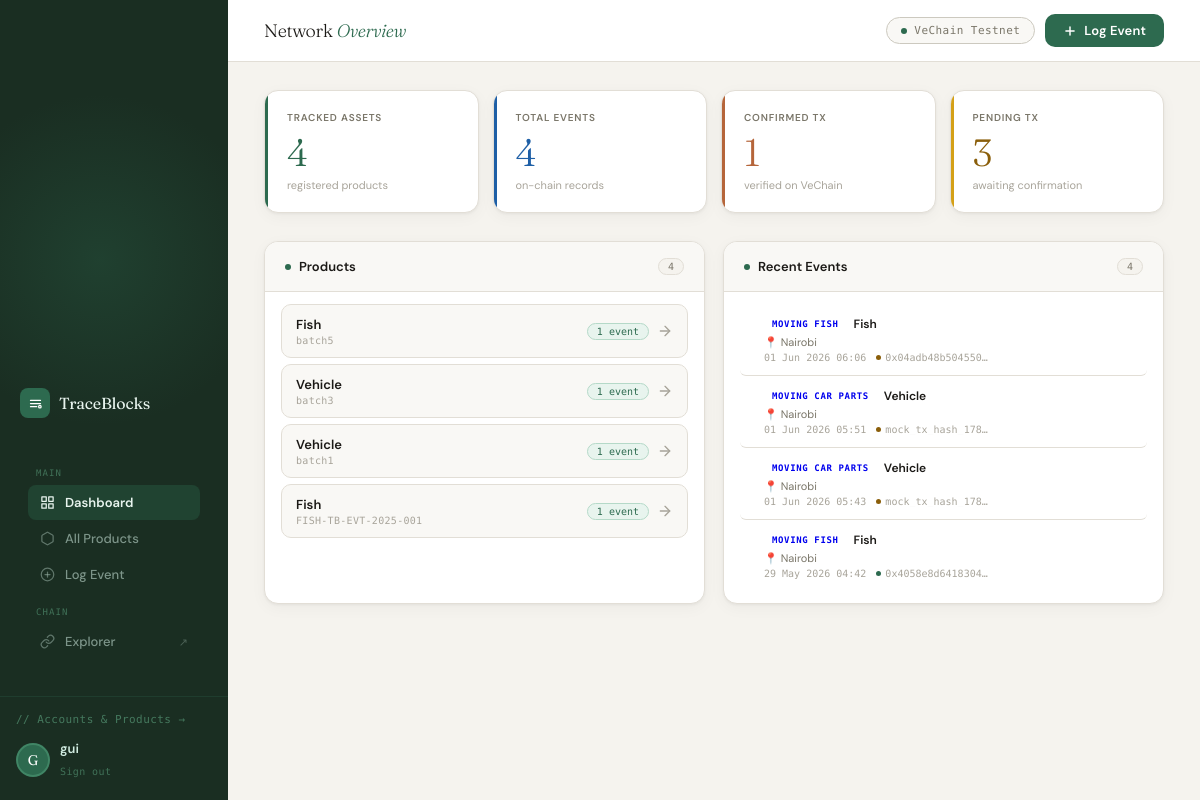
The app's page /interface/ (signed in) with its own data.
### tracker/models.py (models this page shows, shortened)
class Product(models.Model):
    name         = models.CharField(max_length=200)
    sku          = models.CharField(max_length=100, unique=True)
    description  = models.TextField(blank=True)
    manufacturer = models.CharField(max_length=200)
    created_at   = models.DateTimeField(auto_now_add=True)

class TrackingEvent(models.Model):
    STATUS_CHOICES = [
        ("manufactured",     "Manufactured"),
        ("shipped",          "Shipped"),
        ("in_transit",       "In Transit"),
        ("at_hub",           "At Hub"),
        ("out_for_delivery", "Out for Delivery"),
        ("delivered",        "Delivered"),
        ("handover",         "Handover"),
    ]
    product   = models.ForeignKey(Product, on_delete=models.CASCADE, related_name="events")
    status    = models.CharField(max_length=50, choices=STATUS_CHOICES)
    location  = models.CharField(max_length=200)
    notes     = models.TextField(blank=True)
    timestamp = models.DateTimeField(auto_now_add=True)
    tx_id     = models.CharField(max_length=100, blank=True, db_index=True)
    tx_status = models.CharField(max_length=20, default="pending")
    latitude  = models.FloatField(null=True, blank=True)
    longitude = models.FloatField(null=True, blank=True)
    goods_name      = models.CharField(max_length=200, blank=True)
    goods_category  = models.CharField(max_length=100, blank=True)
    quantity        = models.CharField(max_length=50,  blank=True)
    unit_of_measure = models.CharField(max_length=50,  blank=True)
    batch_number    = models.CharField(max_length=100, blank=True)
    goods_condition = models.CharField(max_length=50,  blank=True)
    cold_chain      = models.BooleanField(default=False)
    hazardous       = models.BooleanField(default=False)
    dispatcher_name      = models.CharField(max_length=200, blank=True)
    dispatcher_role      = models.CharField(max_length=200, blank=True)
    dispatcher_signature = models.CharField(max_length=200, blank=True)
    dispatcher_date      = models.CharField(max_length=50,  blank=True)
    recipient_name      = models.CharField(max_length=200, blank=True)
    recipient_role      = models.CharField(max_length=200, blank=True)
    recipient_signature = models.CharField(max_length=200, blank=True)
    recipient_date      = models.CharField(max_length=50,  blank=True)
    carrier_name         = models.CharField(max_length=200, blank=True)
    transport_mode       = models.CharField(max_length=100, blank=True)
    tracking_number      = models.CharField(max_length=100, blank=True)
    destination_location = models.CharField(max_length=200, blank=True)
    vehicle_plate        = models.CharField(max_length=50,  blank=True)
    driver_name          = models.CharField(max_length=200, blank=True)
    insurance_covered    = models.BooleanField(default=False)
    customs_cleared      = models.BooleanField(default=False)
    qty_dispatched       = models.CharField(max_length=50, blank=True)
    qty_received         = models.CharField(max_length=50, blank=True)
    qty_discrepancy_note = models.TextField(blank=True)
    outgoing_transporter = models.CharField(max_length=200, blank=True)
    incoming_transporter = models.CharField(max_length=200, blank=True)
    handover_location    = models.CharField(max_length=200, blank=True)
    handover_datetime    = models.CharField(max_length=50,  blank=True)
    class Meta:
        ordering = ["-timestamp"]

### tracker/views.py (the view)
# urls.py: path("interface/",views.interface_view,   name="interface"),
@login_required
def interface_view(request):
    products      = Product.objects.prefetch_related("events").order_by("-created_at")
    recent_events = TrackingEvent.objects.select_related("product").order_by("-timestamp")[:20]
    return render(request, "interface.html", {
        "products":       products,
        "recent_events":  recent_events,
        "total_products": products.count(),
        "total_events":   TrackingEvent.objects.count(),
        "pending_tx":     TrackingEvent.objects.filter(tx_status="pending").count(),
        "confirmed_tx":   TrackingEvent.objects.filter(tx_status="confirmed").count(),
    })

### tracker/templates/interface.html (shortened to what this page needs)
{% load static %}
<!DOCTYPE html>
<html lang="en">
<head>
</head>
<body>
<div style="display:flex;width:100%;">
  <aside class="sidebar">
    <div class="sidebar-glow"></div>
    <div class="sidebar-top">
      <a href="/" class="logo">
        <div class="logo-mark">
          <svg viewBox="0 0 24 24"><path d="M4 7h16M4 12h16M4 17h10"/><circle cx="19" cy="17" r="2"/></svg>
        </div>
        <span class="logo-name">TraceBlocks</span>
      </a>
      <div class="nav-menu">
        <div class="nav-section-label">Main</div>
        <a href="{% url 'interface' %}" class="nav-item active">
          <svg viewBox="0 0 24 24"><rect x="3" y="3" width="7" height="7"/><rect x="14" y="3" width="7" height="7"/><rect x="3" y="14" width="7" height="7"/><rect x="14" y="14" width="7" height="7"/></svg>
          Dashboard
        </a>
        <a href="{% url 'profile' %}" class="nav-item">
          <svg viewBox="0 0 24 24"><path d="M21 16V8a2 2 0 0 0-1-1.73l-7-4a2 2 0 0 0-2 0l-7 4A2 2 0 0 0 3 8v8a2 2 0 0 0 1 1.73l7 4a2 2 0 0 0 2 0l7-4A2 2 0 0 0 21 16z"/></svg>
          All Products
        </a>
        <a href="{% url 'events' %}" class="nav-item">
          <svg viewBox="0 0 24 24"><circle cx="12" cy="12" r="10"/><line x1="12" y1="8" x2="12" y2="16"/><line x1="8" y1="12" x2="16" y2="12"/></svg>
          Log Event
        </a>
        <div class="nav-section-label">Chain</div>
        <a href="https://insight.vecha.in/#/test/" target="_blank" class="nav-item">
          <svg viewBox="0 0 24 24"><path d="M10 13a5 5 0 0 0 7.54.54l3-3a5 5 0 0 0-7.07-7.07l-1.72 1.71"/><path d="M14 11a5 5 0 0 0-7.54-.54l-3 3a5 5 0 0 0 7.07 7.07l1.71-1.71"/></svg>
          Explorer
          <span class="nav-ext">↗</span>
        </a>
      </div>
    </div>
    <div class="sidebar-footer">
      <a href="{% url 'profile' %}" class="accounts-link">// Accounts &amp; Products →</a>
      <div class="user-row">
        <div class="user-avatar" id="avatar-initials">U</div>
        <div class="user-info">
          <span id="display-username">{{ request.user.username|default:"User" }}</span>
          <form method="post" action="{% url 'logout' %}" style="margin:0">
            <button type="submit" class="logout-btn">Sign out</button>
          </form>
        </div>
      </div>
    </div>
  </aside>
  <main class="main-content">
    <header class="topbar">
      <h1 class="topbar-title">Network <em>Overview</em></h1>
      <div class="topbar-right">
        <div class="network-badge">
          <div class="net-dot"></div>
          VeChain Testnet
        </div>
        <a href="{% url 'events' %}" class="btn-log-event">
          <svg viewBox="0 0 24 24"><line x1="12" y1="5" x2="12" y2="19"/><line x1="5" y1="12" x2="19" y2="12"/></svg>
          Log Event
        </a>
      </div>
    </header>
    <div class="inner">
      <div class="stat-grid">
        <div class="stat-card c-green">
          <div class="stat-label">Tracked Assets</div>
          <div class="stat-value c-green">{{ total_products }}</div>
          <div class="stat-sub">registered products</div>
        </div>
        <div class="stat-card c-blue">
          <div class="stat-label">Total Events</div>
          <div class="stat-value c-blue">{{ total_events }}</div>
          <div class="stat-sub">on-chain records</div>
        </div>
        <div class="stat-card c-amber">
          <div class="stat-label">Confirmed TX</div>
          <div class="stat-value c-amber">{{ confirmed_tx }}</div>
          <div class="stat-sub">verified on VeChain</div>
        </div>
        <div class="stat-card c-warn">
          <div class="stat-label">Pending TX</div>
          <div class="stat-value c-warn">{{ pending_tx }}</div>
          <div class="stat-sub">awaiting confirmation</div>
        </div>
      </div>
      <div class="two-col">
        <div class="panel">
          <div class="panel-header">
            <div class="panel-title">
              <div class="panel-title-dot"></div>
              Products
            </div>
            {% if products %}<span class="panel-count">{{ products|length }}</span>{% endif %}
          </div>
          <div class="panel-body">
            {% if products %}
            <div class="product-list">
              {% for p in products %}
              <a href="{% url 'product_detail' p.sku %}" class="product-row">
                <div class="product-row-left">
                  <span class="product-name">{{ p.name }}</span>
                  <span class="product-sku">{{ p.sku }}</span>
                </div>
                <div class="product-row-right">
                  <span class="event-count">{{ p.events.count }} event{{ p.events.count|pluralize }}</span>
                  <svg class="row-arrow" viewBox="0 0 24 24"><line x1="5" y1="12" x2="19" y2="12"/><polyline points="12 5 19 12 12 19"/></svg>
                </div>
              </a>
              {% endfor %}
            </div>
            {% else %}
            <p class="empty-state">No products registered yet.</p>
            {% endif %}
          </div>
        </div>
        <div class="panel">
          <div class="panel-header">
            <div class="panel-title">
              <div class="panel-title-dot"></div>
              Recent Events
            </div>
            {% if recent_events %}<span class="panel-count">{{ recent_events|length }}</span>{% endif %}
          </div>
          <div class="panel-body">
            {% if recent_events %}
            <div class="event-feed">
              {% for e in recent_events %}
              <a href="{% url 'product_detail' e.product.sku %}#event-{{ e.id }}" class="event-row">
                <div class="event-dot dot-{{ e.status }}"></div>
                <div class="event-body">
                  <div class="event-top">
                    <span class="event-badge badge-{{ e.status }}">{{ e.get_status_display }}</span>
                    <span class="event-product">{{ e.product.name }}</span>
                  </div>
                  <div class="event-location">📍 {{ e.location }}</div>
                  <div class="event-meta">
                    <span class="event-time">{{ e.timestamp|date:"d M Y H:i" }}</span>
                    {% if e.tx_id %}
                    <span class="event-tx">
                      <span class="tx-dot {% if e.tx_status == 'confirmed' %}confirmed{% elif e.tx_status == 'pending' %}pending{% else %}error{% endif %}"></span>
                      {{ e.tx_id|slice:":16" }}…
                    </span>
                    {% endif %}
                  </div>
                </div>
              </a>
              {% endfor %}
            </div>
            {% else %}
            <p class="empty-state">No events recorded yet.</p>
            {% endif %}
          </div>
        </div>
      </div>
    </div>
  </main>
</div>
</body>
</html>

### records on screen
Product: name "Fish", sku "batch5", events.count "1"
Product: name "Vehicle", sku "batch3", events.count "1"
Product: name "Vehicle", sku "batch1", events.count "1"
Product: name "Fish", sku "FISH-TB-EVT-2025-001", events.count "1"
TrackingEvent: status "MOVING FISH", product.name "Fish", location "Nairobi", timestamp "01 Jun 2026 06:06", tx_id "0x04adb48b504550"
TrackingEvent: status "MOVING CAR PARTS", product.name "Vehicle", location "Nairobi", timestamp "01 Jun 2026 05:51", tx_id "mock_tx_hash_178"
TrackingEvent: status "MOVING CAR PARTS", product.name "Vehicle", location "Nairobi", timestamp "01 Jun 2026 05:43", tx_id "mock_tx_hash_178"
TrackingEvent: status "MOVING FISH", product.name "Fish", location "Nairobi", timestamp "29 May 2026 04:42", tx_id "0x4058e8d6418304"

### other values on screen
{{ total_products }} "4"
{{ total_events }} "4"
{{ confirmed_tx }} "1"
{{ pending_tx }} "3"
{{ products|length }} "4"
{{ recent_events|length }} "4"
